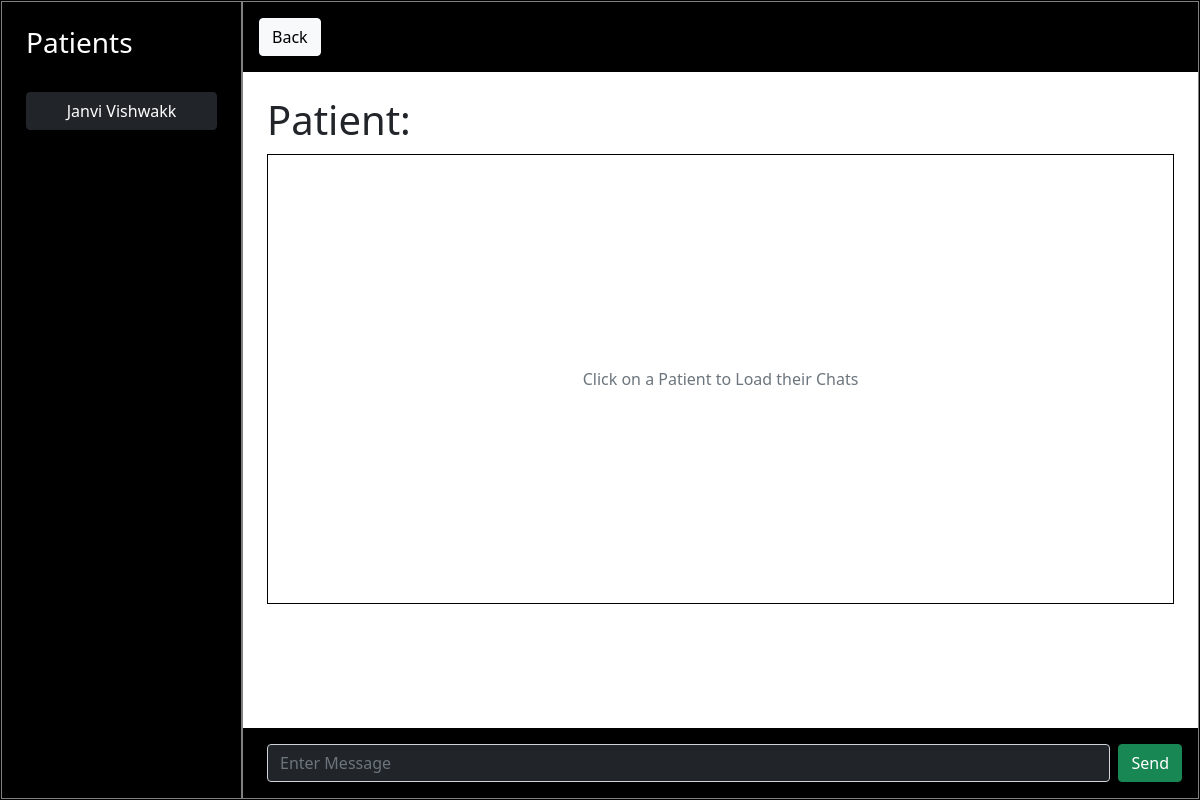
/doctor/follow_ups (signed in), run on an earlier commit of the app's database.
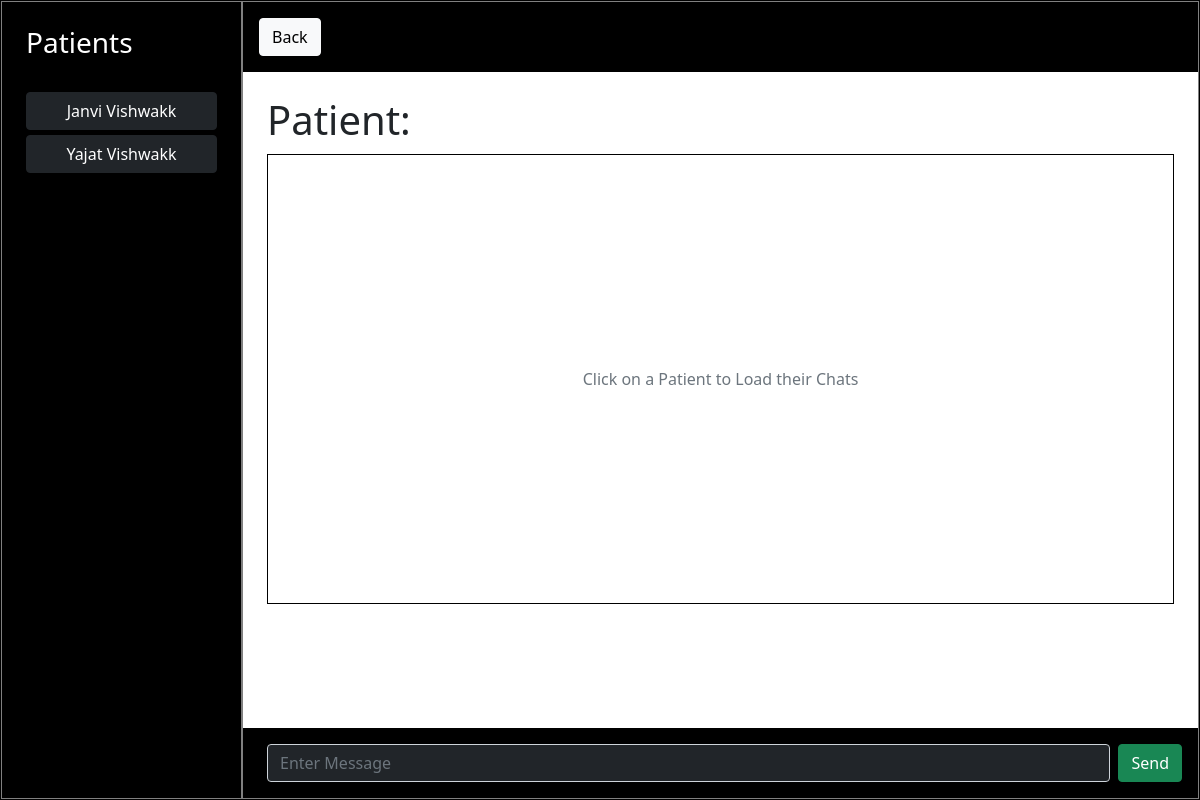
And on a later commit of the database.
### CovaxinatorAPI/models.py (models this page shows, shortened)
class Patient(db.Model):
	id = db.Column(db.Integer, primary_key=True)
	name = db.Column(db.String)
	phone = db.Column(db.String) #also used as username
	password = db.Column(db.String) #also used as password
	location = db.relationship('Location', secondary=patient_location_association, backref=db.backref('patients', lazy='dynamic'))
	aadhar = db.Column(db.String)
	address = db.Column(db.String)
	is_alive = db.Column(db.String)
	is_vaccinated = db.Column(db.Boolean, default=False)
	doctor_id = db.Column(db.Integer, db.ForeignKey('doctor.id'))
	vaccine_batch_id = db.Column(db.Integer, db.ForeignKey('vaccine_batch.id'))
	side_effects = db.relationship('SideEffects', backref='patient')
	followup_chat_id = db.Column(db.Integer, db.ForeignKey('follow_up_chat_data.id'))

### CovaxinatorAPI/doctor/routes.py (the view)
@doctor.route('/follow_ups')
def follow_ups():
	doc_id = session.get('logged_in_doctor')
	if(not doc_id): return redirect(url_for('doctor.doctor_login'))
	doctor = Doctor.query.filter_by(id=doc_id).first()
	patients = doctor.patients
	pat = {}
	for p in patients:
		pat[p.phone] = p.name
	pat = json.dumps(pat)
	return render_template('doctor/follow_ups.html', title="Follow Ups", patients=patients, doctor=doctor, json=json, pat=pat)

### CovaxinatorAPI/templates/doctor/follow_ups.html (shortened to what this page needs)
{% extends 'layout.html' %}
{% block content %}
<div class="cont">
	<div class="sidebar p-4">
		<h3>Patients</h3>
		<br>
		{% for patient in patients %}
			<button class="btn btn-dark op" onclick="changeChatContext({{patient.phone}})">{{patient.name}}</button><br>
		{% endfor %}
	</div>
	<div class="mainbar">
		<div class="topbar p-3">
			<button class="btn btn-light" onclick="window.history.back()">Back</button>
		</div>
		<div class="midsection p-4">
			<h1>Patient: </h1>
			<div id="chatArea" class="p-3">
				<center class="tx text-muted">
				Click on a Patient to Load their Chats
				</center>
			</div>
		</div>
		<div class="bottombar p-3 d-flex">
			<input type="text" id="msgbox" class="form-control mx-2 bg-dark text-light" placeholder="Enter Message">
			<button class="btn btn-success" onclick="sendPrivateMessage()">Send</button>
		</div>
	</div>
</div>
{% endblock content %}

What changed in the data, as far as the page shows it:
now on this page (row edited): Patient: name "Yajat Vishwakk"
